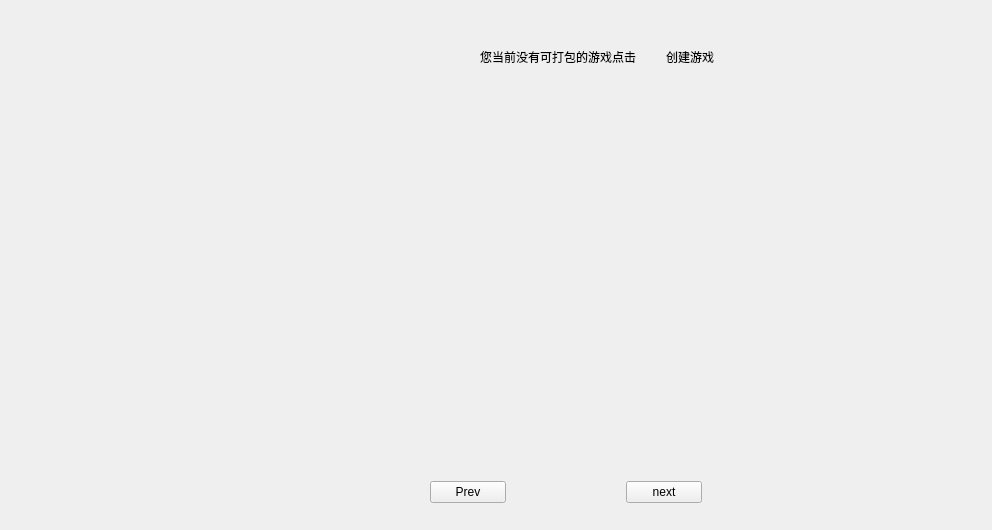
<?xml version="1.0" encoding="UTF-8"?>
<ui version="4.0">
 <class>Form</class>
 <widget class="QWidget" name="Form">
  <property name="geometry">
   <rect>
    <x>0</x>
    <y>0</y>
    <width>992</width>
    <height>530</height>
   </rect>
  </property>
  <property name="windowTitle">
   <string>Form</string>
  </property>
  <widget class="QStackedWidget" name="stackedWidget">
   <property name="geometry">
    <rect>
     <x>220</x>
     <y>10</y>
     <width>761</width>
     <height>461</height>
    </rect>
   </property>
   <property name="currentIndex">
    <number>0</number>
   </property>
   <widget class="QWidget" name="page">
    <widget class="QWidget" name="">
     <property name="geometry">
      <rect>
       <x>260</x>
       <y>40</y>
       <width>236</width>
       <height>14</height>
      </rect>
     </property>
     <layout class="QHBoxLayout" name="horizontalLayout_2">
      <property name="spacing">
       <number>30</number>
      </property>
      <item>
       <widget class="QLabel" name="label">
        <property name="text">
         <string>您当前没有可打包的游戏点击</string>
        </property>
       </widget>
      </item>
      <item>
       <widget class="QLabel" name="label_2">
        <property name="text">
         <string>创建游戏</string>
        </property>
       </widget>
      </item>
     </layout>
    </widget>
   </widget>
   <widget class="QWidget" name="page_2">
    <widget class="QStackedWidget" name="stackedWidget_2">
     <property name="geometry">
      <rect>
       <x>20</x>
       <y>20</y>
       <width>711</width>
       <height>421</height>
      </rect>
     </property>
     <property name="currentIndex">
      <number>0</number>
     </property>
     <widget class="QWidget" name="page_3">
      <widget class="QWidget" name="gridLayoutWidget">
       <property name="geometry">
        <rect>
         <x>10</x>
         <y>10</y>
         <width>691</width>
         <height>402</height>
        </rect>
       </property>
       <layout class="QGridLayout" name="gridLayout_2">
        <item row="0" column="1">
         <widget class="QLabel" name="label_20">
          <property name="text">
           <string>的法国德国</string>
          </property>
         </widget>
        </item>
        <item row="4" column="1">
         <widget class="QLineEdit" name="lineEdit_7">
          <property name="styleSheet">
           <string notr="true">image:url(:/image/login/fly.png)</string>
          </property>
         </widget>
        </item>
        <item row="5" column="1">
         <widget class="QLineEdit" name="lineEdit_6"/>
        </item>
        <item row="6" column="0">
         <widget class="QLabel" name="label_27">
          <property name="text">
           <string>7</string>
          </property>
         </widget>
        </item>
        <item row="8" column="0">
         <widget class="QLabel" name="label_26">
          <property name="text">
           <string>9</string>
          </property>
         </widget>
        </item>
        <item row="6" column="2">
         <widget class="QPushButton" name="pushButton_6">
          <property name="text">
           <string>PushButton</string>
          </property>
         </widget>
        </item>
        <item row="4" column="0">
         <widget class="QLabel" name="label_19">
          <property name="text">
           <string>5</string>
          </property>
         </widget>
        </item>
        <item row="4" column="2">
         <widget class="QPushButton" name="pushButton_7">
          <property name="text">
           <string>PushButton</string>
          </property>
         </widget>
        </item>
        <item row="5" column="0">
         <widget class="QLabel" name="label_16">
          <property name="text">
           <string>6</string>
          </property>
         </widget>
        </item>
        <item row="5" column="2">
         <widget class="QPushButton" name="pushButton_8">
          <property name="text">
           <string>PushButton</string>
          </property>
         </widget>
        </item>
        <item row="7" column="0">
         <widget class="QLabel" name="label_28">
          <property name="text">
           <string>8</string>
          </property>
         </widget>
        </item>
        <item row="8" column="1">
         <widget class="QLineEdit" name="lineEdit_10"/>
        </item>
        <item row="7" column="1">
         <widget class="QLineEdit" name="lineEdit_8"/>
        </item>
        <item row="6" column="1">
         <widget class="QLineEdit" name="lineEdit_9"/>
        </item>
        <item row="2" column="1">
         <widget class="QLabel" name="label_24">
          <property name="text">
           <string>东方故事大概</string>
          </property>
         </widget>
        </item>
        <item row="3" column="0">
         <widget class="QLabel" name="label_25">
          <property name="text">
           <string>4</string>
          </property>
         </widget>
        </item>
        <item row="1" column="0">
         <widget class="QLabel" name="label_17">
          <property name="text">
           <string>2</string>
          </property>
         </widget>
        </item>
        <item row="0" column="0">
         <widget class="QLabel" name="label_23">
          <property name="text">
           <string>111111111111111111</string>
          </property>
         </widget>
        </item>
        <item row="1" column="1">
         <widget class="QLabel" name="label_21">
          <property name="text">
           <string>电饭锅和第三方</string>
          </property>
         </widget>
        </item>
        <item row="2" column="0">
         <widget class="QLabel" name="label_22">
          <property name="text">
           <string>3</string>
          </property>
         </widget>
        </item>
        <item row="3" column="1">
         <widget class="QLabel" name="label_18">
          <property name="text">
           <string>地方广东省</string>
          </property>
         </widget>
        </item>
       </layout>
      </widget>
     </widget>
     <widget class="QWidget" name="page_4"/>
    </widget>
   </widget>
  </widget>
  <widget class="QWidget" name="lists" native="true">
   <property name="geometry">
    <rect>
     <x>30</x>
     <y>20</y>
     <width>171</width>
     <height>481</height>
    </rect>
   </property>
  </widget>
  <widget class="QWidget" name="">
   <property name="geometry">
    <rect>
     <x>430</x>
     <y>480</y>
     <width>272</width>
     <height>25</height>
    </rect>
   </property>
   <layout class="QHBoxLayout" name="horizontalLayout">
    <property name="spacing">
     <number>120</number>
    </property>
    <item>
     <widget class="QPushButton" name="pushButton">
      <property name="text">
       <string>Prev</string>
      </property>
     </widget>
    </item>
    <item>
     <widget class="QPushButton" name="pushButton_2">
      <property name="text">
       <string>next</string>
      </property>
     </widget>
    </item>
   </layout>
  </widget>
 </widget>
 <resources>
  <include location="../../image/login/param.qrc"/>
 </resources>
 <connections/>
</ui>
